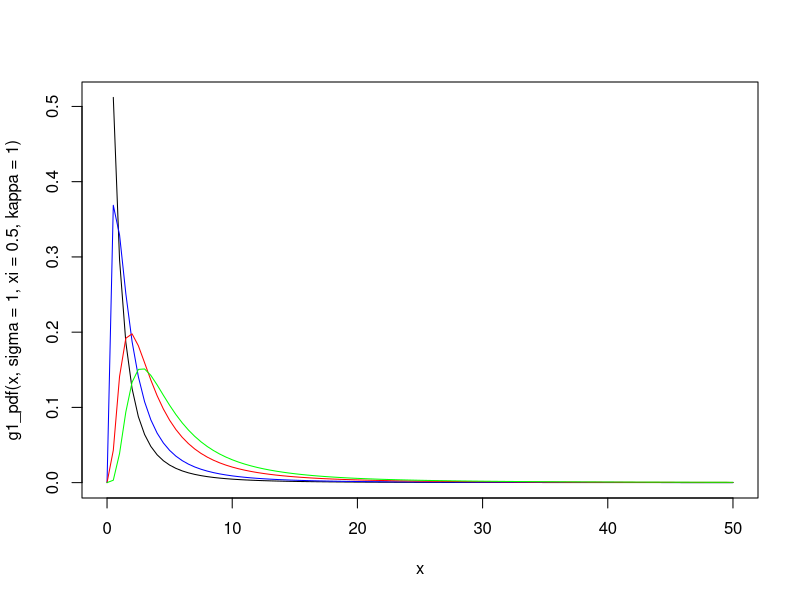
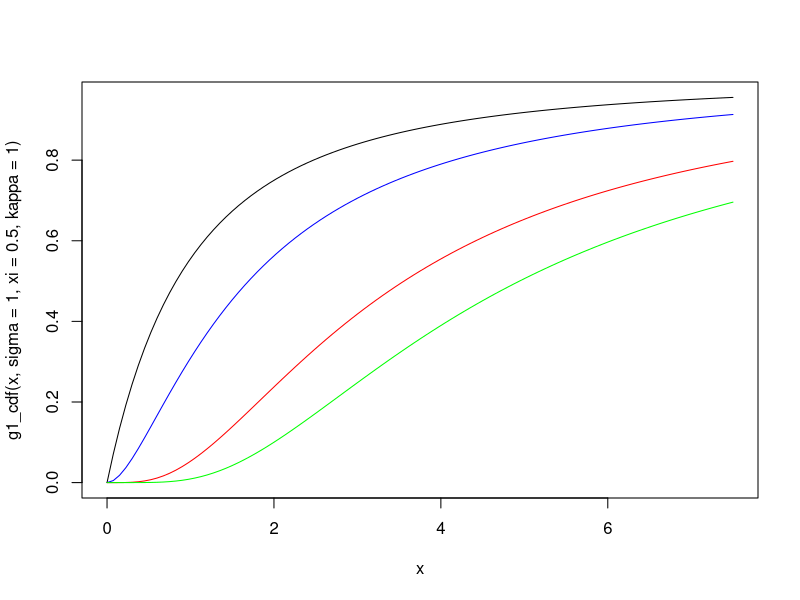
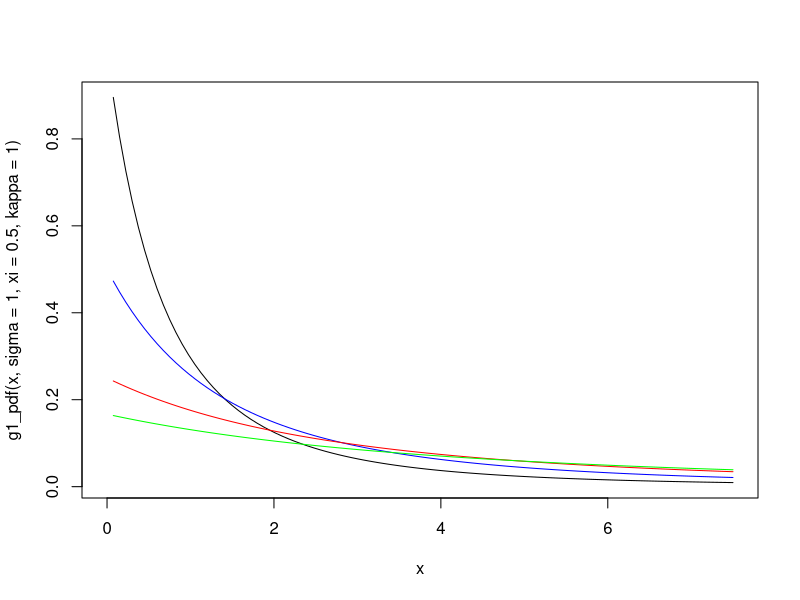
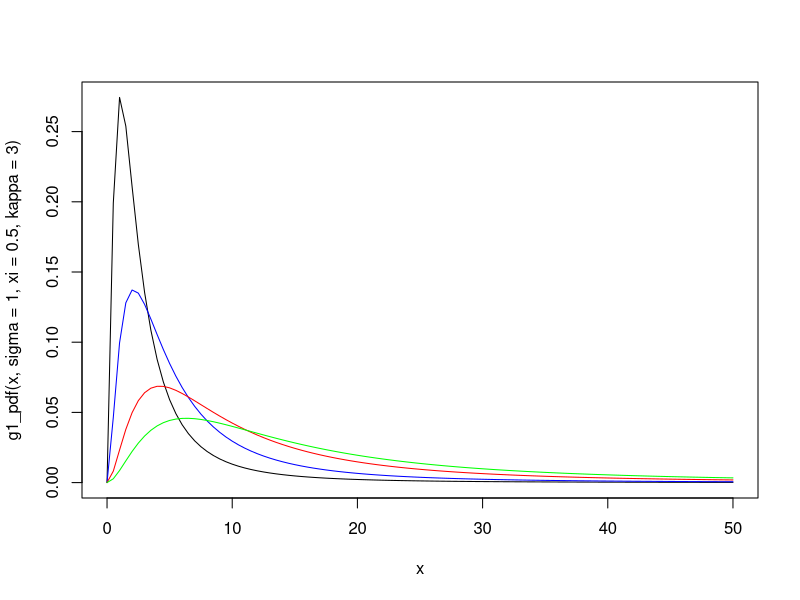
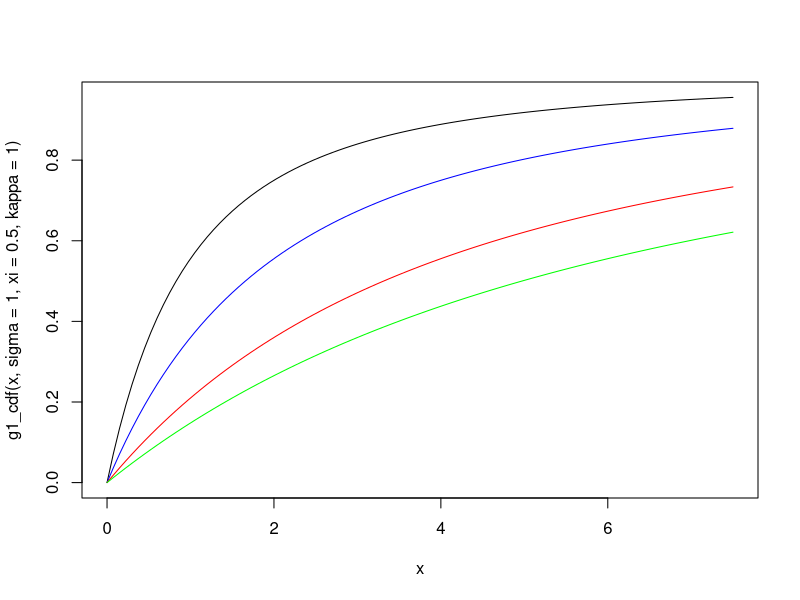
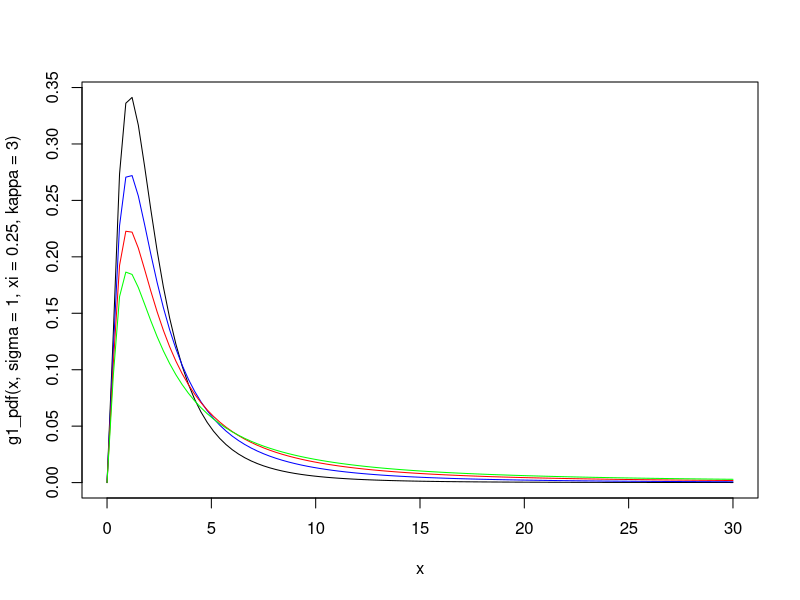
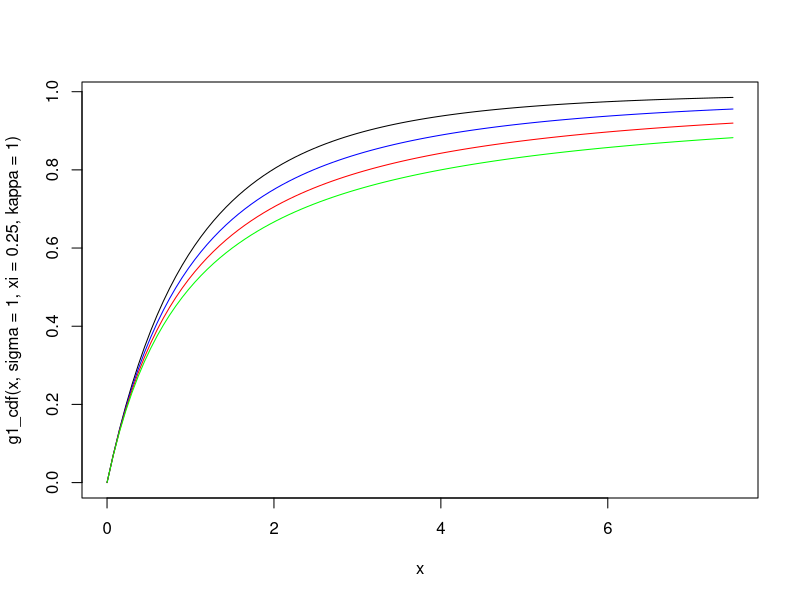

The R script that drew these images, in order:
## ---- chunk 1
knitr::opts_chunk$set(
  echo = TRUE, 
  warning = FALSE, 
  message = FALSE,
  include = TRUE,
  cache = TRUE,
  tidy.opts=list(width.cutoff=60),
  tidy=TRUE,
  fig.align = "center",
  out.width = "80%"
)
## ---- chunk 2
g1_pdf <- function(x, sigma = sigma, xi = xi, kappa = kappa) {
  lpdf <- log(kappa) - log(sigma) - (1/xi + 1) * log(1 + xi * (x/sigma)) + 
    (kappa-1) * log(1 - (1 + xi * (x/sigma))^(-1/xi))
  return(exp(lpdf))
}

g1_cdf <- function(x, sigma = sigma, xi = xi, kappa = kappa) {
  (1 - (1 + xi * (x/sigma))^(-1/xi))^kappa
}
## ---- chunk 3
curve(g1_pdf(x, sigma = 1, xi = 0.5, kappa = 1), xlim = c(0, 50))
curve(g1_pdf(x, sigma = 1, xi = 0.5, kappa = 2), xlim = c(0, 50), add = TRUE, col = 'blue')
curve(g1_pdf(x, sigma = 1, xi = 0.5, kappa = 5), xlim = c(0, 50), add = TRUE, col = 'red')
curve(g1_pdf(x, sigma = 1, xi = 0.5, kappa = 8), xlim = c(0, 50), add = TRUE, col = 'green')
## ---- chunk 4
curve(g1_cdf(x, sigma = 1, xi = 0.5, kappa = 1), xlim = c(0, 7.5))
curve(g1_cdf(x, sigma = 1, xi = 0.5, kappa = 2), xlim = c(0, 7.5), add = TRUE, col = 'blue')
curve(g1_cdf(x, sigma = 1, xi = 0.5, kappa = 5), xlim = c(0, 7.5), add = TRUE, col = 'red')
curve(g1_cdf(x, sigma = 1, xi = 0.5, kappa = 8), xlim = c(0, 7.5), add = TRUE, col = 'green')
## ---- chunk 5
curve(g1_pdf(x, sigma = 1, xi = 0.5, kappa = 1), xlim = c(0, 7.5))
curve(g1_pdf(x, sigma = 2, xi = 0.5, kappa = 1), xlim = c(0, 7.5), add = TRUE, col = 'blue')
curve(g1_pdf(x, sigma = 4, xi = 0.5, kappa = 1), xlim = c(0, 7.5), add = TRUE, col = 'red')
curve(g1_pdf(x, sigma = 6, xi = 0.5, kappa = 1), xlim = c(0, 7.5), add = TRUE, col = 'green')
## ---- chunk 6
curve(g1_pdf(x, sigma = 1, xi = 0.5, kappa = 3), xlim = c(0, 50))
curve(g1_pdf(x, sigma = 2, xi = 0.5, kappa = 3), xlim = c(0, 50), add = TRUE, col = 'blue')
curve(g1_pdf(x, sigma = 4, xi = 0.5, kappa = 3), xlim = c(0, 50), add = TRUE, col = 'red')
curve(g1_pdf(x, sigma = 6, xi = 0.5, kappa = 3), xlim = c(0, 50), add = TRUE, col = 'green')
## ---- chunk 7
curve(g1_cdf(x, sigma = 1, xi = 0.5, kappa = 1), xlim = c(0, 7.5))
curve(g1_cdf(x, sigma = 2, xi = 0.5, kappa = 1), xlim = c(0, 7.5), add = TRUE, col = 'blue')
curve(g1_cdf(x, sigma = 4, xi = 0.5, kappa = 1), xlim = c(0, 7.5), add = TRUE, col = 'red')
curve(g1_cdf(x, sigma = 6, xi = 0.5, kappa = 1), xlim = c(0, 7.5), add = TRUE, col = 'green')
## ---- chunk 8
curve(g1_pdf(x, sigma = 1, xi = 0.25, kappa = 3), xlim = c(0, 30))
curve(g1_pdf(x, sigma = 1, xi = 0.5, kappa = 3), xlim = c(0, 30), add = TRUE, col = 'blue')
curve(g1_pdf(x, sigma = 1, xi = 0.75, kappa = 3), xlim = c(0, 30), add = TRUE, col = 'red')
curve(g1_pdf(x, sigma = 1, xi = 1, kappa = 3), xlim = c(0, 30), add = TRUE, col = 'green')
## ---- chunk 9
curve(g1_cdf(x, sigma = 1, xi = 0.25, kappa = 1), xlim = c(0, 7.5))
curve(g1_cdf(x, sigma = 1, xi = 0.5, kappa = 1), xlim = c(0, 7.5), add = TRUE, col = 'blue')
curve(g1_cdf(x, sigma = 1, xi = 0.75, kappa = 1), xlim = c(0, 7.5), add = TRUE, col = 'red')
curve(g1_cdf(x, sigma = 1, xi = 1, kappa = 1), xlim = c(0, 7.5), add = TRUE, col = 'green')
